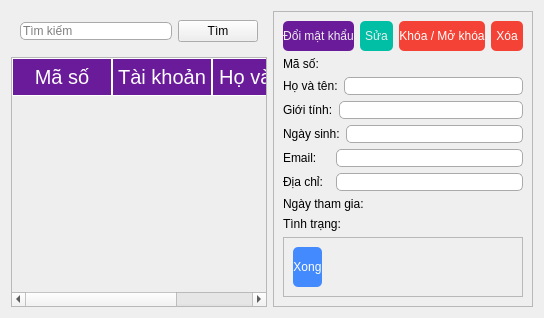
      <widget class="QWidget" name="users">
       <attribute name="title">
        <string>Quản lý độc giả</string>
       </attribute>
       <layout class="QGridLayout" name="gridLayout_5">
        <item row="0" column="0">
         <layout class="QVBoxLayout" name="verticalLayout_7">
          <item>
           <widget class="QWidget" name="widget_2" native="true">
            <property name="styleSheet">
             <string notr="true">background: none;</string>
            </property>
            <layout class="QHBoxLayout" name="horizontalLayout_14">
             <item>
              <widget class="QLineEdit" name="searchUsers">
               <property name="styleSheet">
                <string notr="true">border: 1px solid #aaa;
border-radius: 5px;</string>
               </property>
               <property name="placeholderText">
                <string>Tìm kiếm</string>
               </property>
              </widget>
             </item>
             <item>
              <widget class="QPushButton" name="searchButton">
               <property name="text">
                <string>Tìm</string>
               </property>
              </widget>
             </item>
            </layout>
           </widget>
          </item>
          <item>
           <widget class="QTableWidget" name="usersTable">
            <property name="styleSheet">
             <string notr="true">QHeaderView::section {
    background-color: #6A1B9A;
	padding: 4px;
    border: 1px solid #fff;
	color: #fff;
    font-size: 15pt;
	font-family: &quot;Myriad Pro Cond&quot;;
}

QTableWidget {
	background-color: #eee;
    gridline-color: #fffff8;
    font-size: 15pt;
}

QTableWidget QTableCornerButton::section {
    background-color: #646464;
    border: 1px solid #fffff8;
}
</string>
            </property>
            <property name="editTriggers">
             <set>QAbstractItemView::NoEditTriggers</set>
            </property>
            <property name="selectionBehavior">
             <enum>QAbstractItemView::SelectRows</enum>
            </property>
            <property name="sortingEnabled">
             <bool>true</bool>
            </property>
            <attribute name="horizontalHeaderHighlightSections">
             <bool>false</bool>
            </attribute>
            <attribute name="horizontalHeaderStretchLastSection">
             <bool>true</bool>
            </attribute>
            <attribute name="verticalHeaderVisible">
             <bool>false</bool>
            </attribute>
            <attribute name="verticalHeaderCascadingSectionResizes">
             <bool>false</bool>
            </attribute>
            <attribute name="verticalHeaderStretchLastSection">
             <bool>false</bool>
            </attribute>
            <column>
             <property name="text">
              <string>Mã số</string>
             </property>
            </column>
            <column>
             <property name="text">
              <string>Tài khoản</string>
             </property>
            </column>
            <column>
             <property name="text">
              <string>Họ và tên</string>
             </property>
            </column>
           </widget>
          </item>
         </layout>
        </item>
        <item row="0" column="1">
         <widget class="QFrame" name="frame_6">
          <property name="styleSheet">
           <string notr="true">background: none;</string>
          </property>
          <property name="frameShape">
           <enum>QFrame::StyledPanel</enum>
          </property>
          <property name="frameShadow">
           <enum>QFrame::Raised</enum>
          </property>
          <layout class="QVBoxLayout" name="verticalLayout_11">
           <item>
            <layout class="QHBoxLayout" name="horizontalLayout_16">
             <item>
              <widget class="QPushButton" name="pushButton_4">
               <property name="cursor">
                <cursorShape>PointingHandCursor</cursorShape>
               </property>
               <property name="styleSheet">
                <string notr="true">QPushButton 
{
	height: 30px;
	border-width: 0px;
	border-radius: 5px;
	font: 15pt &quot;Myriad Pro Cond&quot;;
	background: #6A1B9A;
	color: #eee;
	outline: none;
}
QPushButton:hover 
{
	background-color: #8E24AA;
}</string>
               </property>
               <property name="text">
                <string>Đổi mật khẩu</string>
               </property>
              </widget>
             </item>
             <item>
              <widget class="QPushButton" name="pushButton_2">
               <property name="cursor">
                <cursorShape>PointingHandCursor</cursorShape>
               </property>
               <property name="styleSheet">
                <string notr="true">QPushButton 
{
	height: 30px;
	border-width: 0px;
	border-radius: 5px;
	font: 15pt &quot;Myriad Pro Cond&quot;;
	background: #00BFA5;
	color: #eee;
	outline: none;
}
QPushButton:hover 
{
	background-color: #1DE9B6;
}</string>
               </property>
               <property name="text">
                <string>Sửa</string>
               </property>
              </widget>
             </item>
             <item>
              <widget class="QPushButton" name="pushButton_3">
               <property name="cursor">
                <cursorShape>PointingHandCursor</cursorShape>
               </property>
               <property name="styleSheet">
                <string notr="true">QPushButton{
	height: 30px;
	border-width: 0px;
	border-radius: 5px;
	background-color: #F44336;
	color: #fff;
	outline: none;
	font: 15pt &quot;Myriad Pro Cond&quot;;
}
QPushButton:hover{
	background-color: #EF5350;
}</string>
               </property>
               <property name="text">
                <string>Khóa / Mở khóa</string>
               </property>
              </widget>
             </item>
             <item>
              <widget class="QPushButton" name="removeUser">
               <property name="cursor">
                <cursorShape>PointingHandCursor</cursorShape>
               </property>
               <property name="styleSheet">
                <string notr="true">QPushButton{
	height: 30px;
	border-width: 0px;
	border-radius: 5px;
	background-color: #F44336;
	color: #fff;
	outline: none;
	font: 15pt &quot;Myriad Pro Cond&quot;;
}
QPushButton:hover{
	background-color: #EF5350;
}</string>
               </property>
               <property name="text">
                <string>Xóa</string>
               </property>
              </widget>
             </item>
            </layout>
           </item>
           <item>
            <layout class="QHBoxLayout" name="horizontalLayout_15" stretch="1,4">
             <item>
              <widget class="QLabel" name="label_26">
               <property name="text">
                <string>Mã số:</string>
               </property>
              </widget>
             </item>
             <item>
              <widget class="QLabel" name="r_id">
               <property name="text">
                <string/>
               </property>
              </widget>
             </item>
            </layout>
           </item>
           <item>
            <layout class="QHBoxLayout" name="horizontalLayout_4" stretch="1,4">
             <item>
              <widget class="QLabel" name="label_22">
               <property name="text">
                <string>Họ và tên:</string>
               </property>
              </widget>
             </item>
             <item>
              <widget class="QLineEdit" name="r_name">
               <property name="styleSheet">
                <string notr="true">border: 1px solid #aaa;
border-radius: 5px;</string>
               </property>
               <property name="readOnly">
                <bool>true</bool>
               </property>
              </widget>
             </item>
            </layout>
           </item>
           <item>
            <layout class="QHBoxLayout" name="horizontalLayout_23" stretch="1,4">
             <item>
              <widget class="QLabel" name="label_23">
               <property name="text">
                <string>Giới tính:</string>
               </property>
              </widget>
             </item>
             <item>
              <widget class="QLineEdit" name="r_sex">
               <property name="styleSheet">
                <string notr="true">border: 1px solid #aaa;
border-radius: 5px;</string>
               </property>
               <property name="readOnly">
                <bool>true</bool>
               </property>
              </widget>
             </item>
            </layout>
           </item>
           <item>
            <layout class="QHBoxLayout" name="horizontalLayout_24" stretch="1,4">
             <item>
              <widget class="QLabel" name="label_24">
               <property name="text">
                <string>Ngày sinh:</string>
               </property>
              </widget>
             </item>
             <item>
              <widget class="QLineEdit" name="r_DoB">
               <property name="styleSheet">
                <string notr="true">border: 1px solid #aaa;
border-radius: 5px;</string>
               </property>
               <property name="readOnly">
                <bool>true</bool>
               </property>
              </widget>
             </item>
            </layout>
           </item>
           <item>
            <layout class="QHBoxLayout" name="horizontalLayout_25" stretch="1,4">
             <item>
              <widget class="QLabel" name="label_40">
               <property name="text">
                <string>Email:</string>
               </property>
              </widget>
             </item>
             <item>
              <widget class="QLineEdit" name="r_email">
               <property name="styleSheet">
                <string notr="true">border: 1px solid #aaa;
border-radius: 5px;</string>
               </property>
               <property name="readOnly">
                <bool>true</bool>
               </property>
              </widget>
             </item>
            </layout>
           </item>
           <item>
            <layout class="QHBoxLayout" name="horizontalLayout_27" stretch="1,4">
             <item>
              <widget class="QLabel" name="label_42">
               <property name="text">
                <string>Địa chỉ:</string>
               </property>
              </widget>
             </item>
             <item>
              <widget class="QLineEdit" name="r_add">
               <property name="styleSheet">
                <string notr="true">border: 1px solid #aaa;
border-radius: 5px;</string>
               </property>
               <property name="readOnly">
                <bool>true</bool>
               </property>
              </widget>
             </item>
            </layout>
           </item>
           <item>
            <layout class="QHBoxLayout" name="horizontalLayout_26" stretch="1,4">
             <item>
              <widget class="QLabel" name="label_41">
               <property name="text">
                <string>Ngày tham gia:</string>
               </property>
              </widget>
             </item>
             <item>
              <widget class="QLabel" name="r_DoP">
               <property name="text">
                <string/>
               </property>
              </widget>
             </item>
            </layout>
           </item>
           <item>
            <layout class="QHBoxLayout" name="horizontalLayout_28" stretch="1,4">
             <item>
              <widget class="QLabel" name="label_43">
               <property name="text">
                <string>Tình trạng:</string>
               </property>
              </widget>
             </item>
             <item>
              <widget class="QLabel" name="r_stt">
               <property name="text">
                <string/>
               </property>
              </widget>
             </item>
            </layout>
           </item>
           <item>
            <widget class="QFrame" name="frame_7">
             <property name="frameShape">
              <enum>QFrame::StyledPanel</enum>
             </property>
             <property name="frameShadow">
              <enum>QFrame::Raised</enum>
             </property>
             <layout class="QHBoxLayout" name="horizontalLayout_18">
              <property name="rightMargin">
               <number>200</number>
              </property>
              <item>
               <widget class="QPushButton" name="r_done">
                <property name="cursor">
                 <cursorShape>PointingHandCursor</cursorShape>
                </property>
                <property name="styleSheet">
                 <string notr="true">QPushButton{
	height: 40px;
	border-width: 0px;
	border-radius: 5px;
	background-color: #448AFF;
	color: #fff;
	outline: none;
	font: 15pt &quot;Myriad Pro Cond&quot;;
}
QPushButton:hover{
	background-color: #82B1FF;
}</string>
                </property>
                <property name="text">
                 <string>Xong</string>
                </property>
               </widget>
              </item>
             </layout>
            </widget>
           </item>
          </layout>
         </widget>
        </item>
       </layout>
      </widget>
